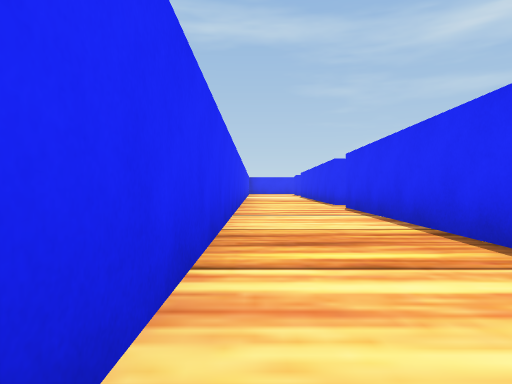
View 1 (above)

24 first-person views from a walk through a scene from a Unity 3-D project. The camera is 0.42 m above the floor, looks level and sees 70° across. The floor is counted in squares, 1 m on a side. Each view is taken from the middle of a square. On the plan, view 1 faces up. The plan holds only what a view shows up to about 9 squares ahead; the rest is blank. The player is left out.

View 2
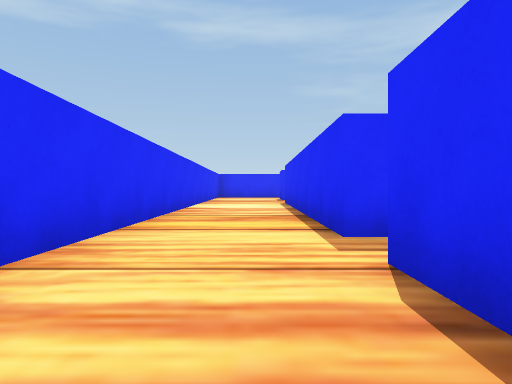

View 3
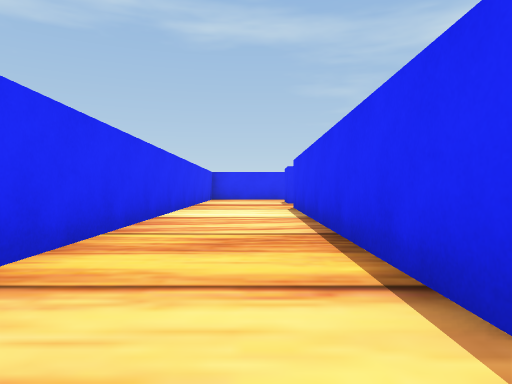

View 4
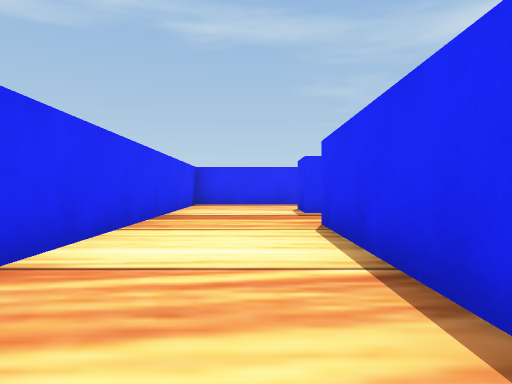

View 5
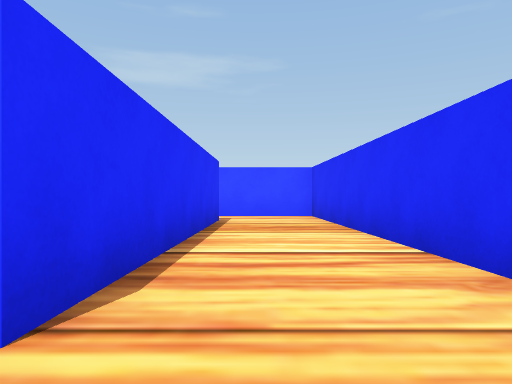

View 6
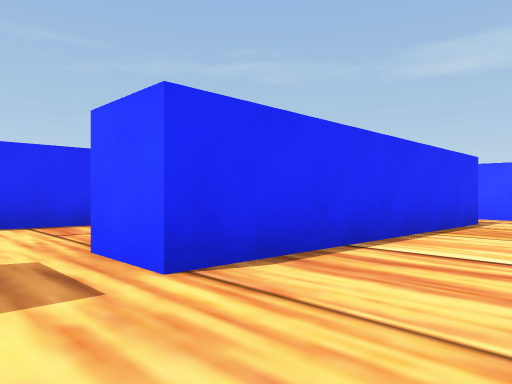

View 7
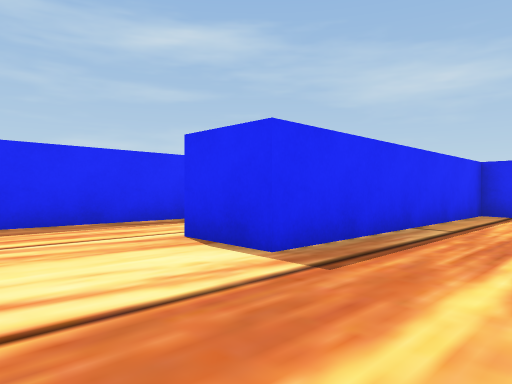

View 8
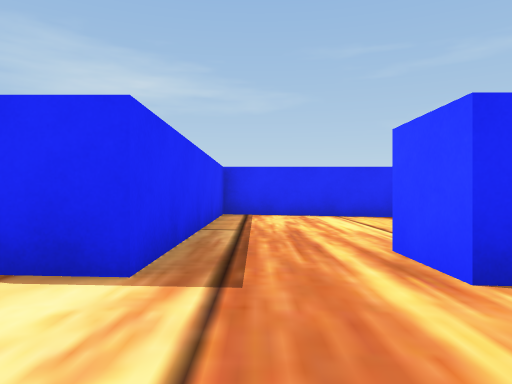

View 9
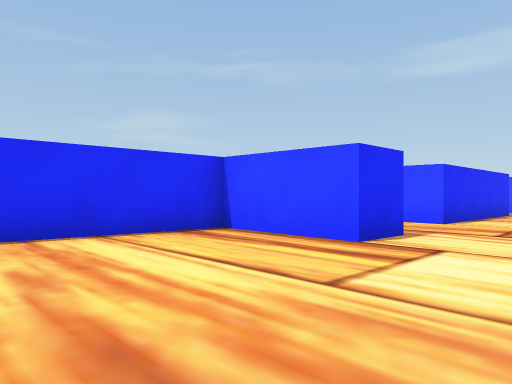

View 10
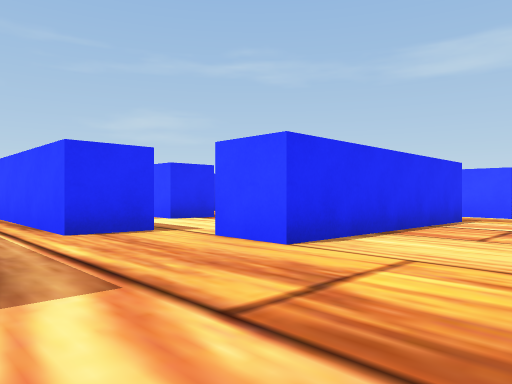

View 11
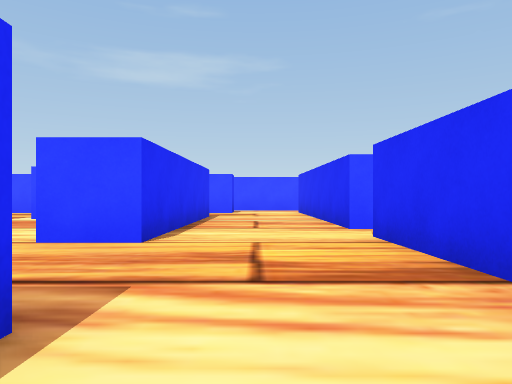

View 12
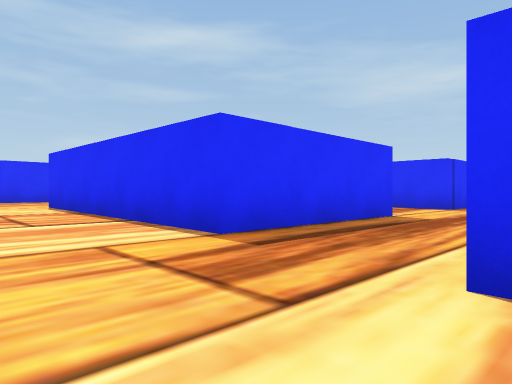

View 13
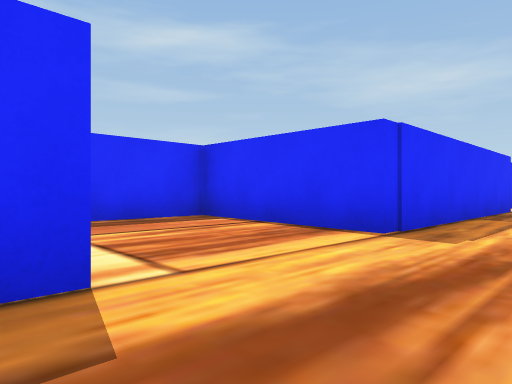

View 14
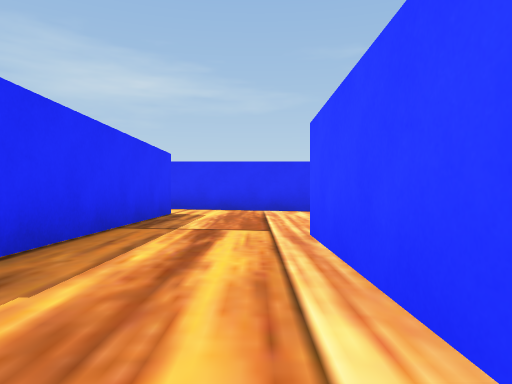

View 15
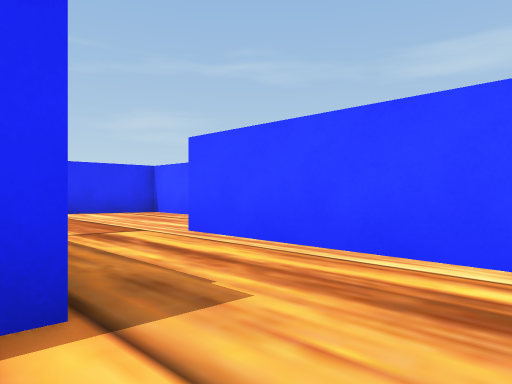

View 16
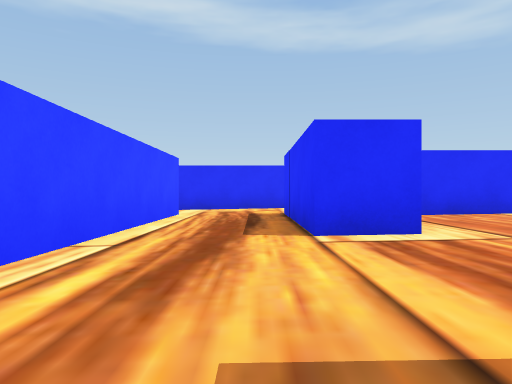

View 17
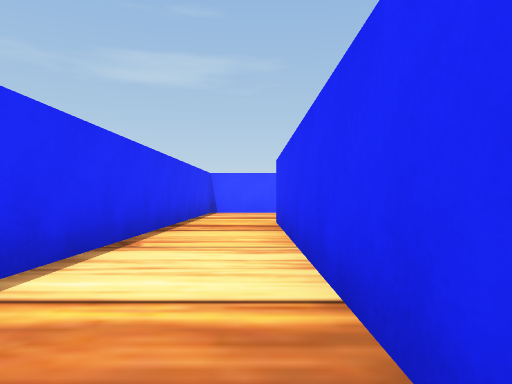

View 18
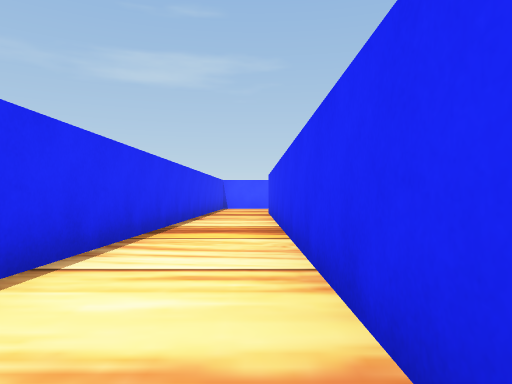

View 19
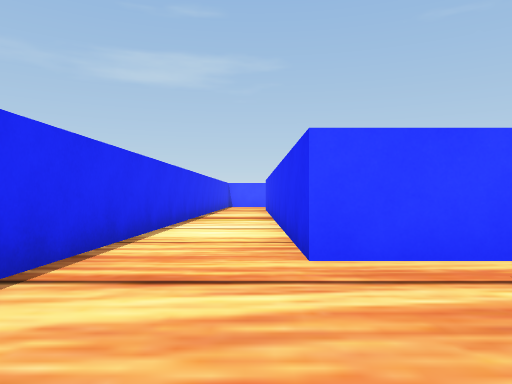

View 20
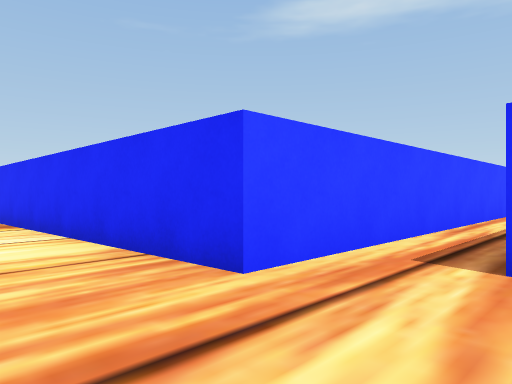

View 21
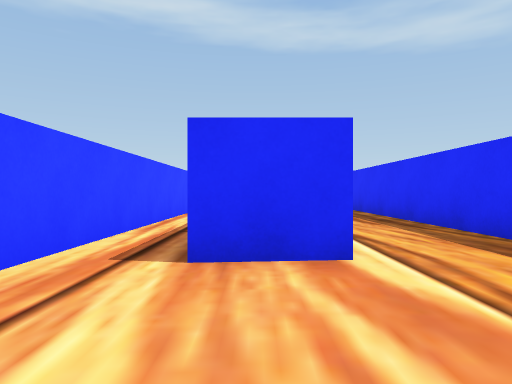

View 22
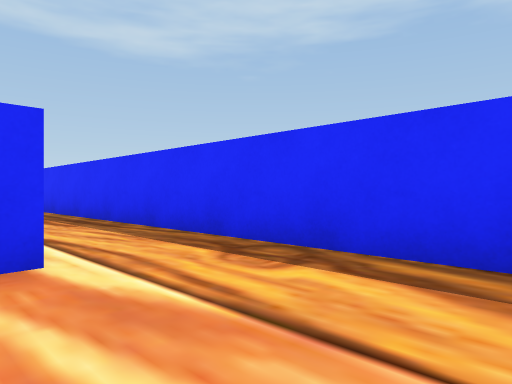

View 23
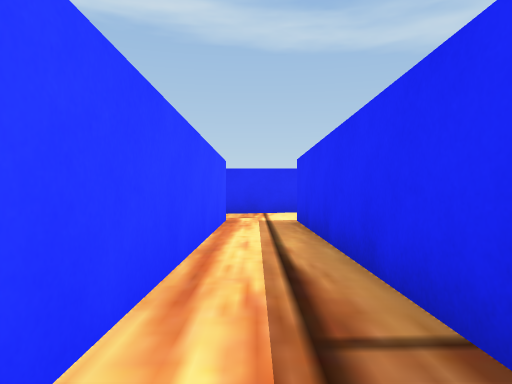

View 24
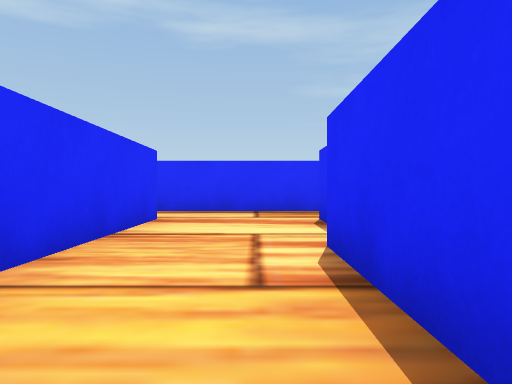

### Floor plan
Key: @ floor where view 1 was taken; # wall or solid block; x gap in a wall; . main floor; : floor 0.05 m higher than the main floor; - floor 0.05 m lower than the main floor; + floor 0.1 m higher than the main floor; * floor 0.15 m higher than the main floor; % floor 0.2 m higher than the main floor; & floor 0.25 m higher than the main floor.
Columns run from 1 left of view 1 to 19 right of it. Each row starts with its distance up from view 1.
 18 #####   ############
 17 #&&&     &&&  &&&&&&
 16 #&&#######&######&&&
 15 #%%%%%%%##%%%%%%%%%%#
 14 #%%%%%%%##%#######%%#
 13 #%%#%%%%# %#     #%%#
 12 #**#**### *      #**#
 11 #**#**###        #**#
 10 #++#++++####     #++#
  9 #++#++++#        #++#
  8 #++#++##+++      #++#
  7 #::x::##::####   #::#
  6 #::#::##:::::#   #::#
  5 #::#::##:::::#   #::#
  4 #..#..####...#####..#
  3 #..#................#
  2 #..#................#
  1 #--#--#########-----#
  0 #@--            ----#
 -1 ####              ###

Where each view was taken, in squares from view 1:
view 1: 0 up, 0 right, facing up
view 2: 5 up, 1 right, facing up
view 3: 7 up, 1 right, facing up
view 4: 10 up, 1 right, facing up
view 5: 8 up, 1 right, facing down
view 6: 8 up, 0 right, facing down-right
view 7: 14 up, 0 right, facing up-right
view 8: 15 up, 0 right, facing right
view 9: 15 up, 3 right, facing down-right
view 10: 11 up, 3 right, facing down-right
view 11: 12 up, 4 right, facing down
view 12: 1 up, 3 right, facing up-right
view 13: 2 up, 8 right, facing up-right
view 14: 2 up, 10 right, facing right
view 15: 4 up, 10 right, facing down-right
view 16: 3 up, 12 right, facing left
view 17: 10 up, 17 right, facing down
view 18: 14 up, 17 right, facing down
view 19: 17 up, 17 right, facing down
view 20: 16 up, 18 right, facing down-left
view 21: 16 up, 18 right, facing left
view 22: 16 up, 18 right, facing up-left
view 23: 15 up, 15 right, facing left
view 24: 12 up, 9 right, facing up
